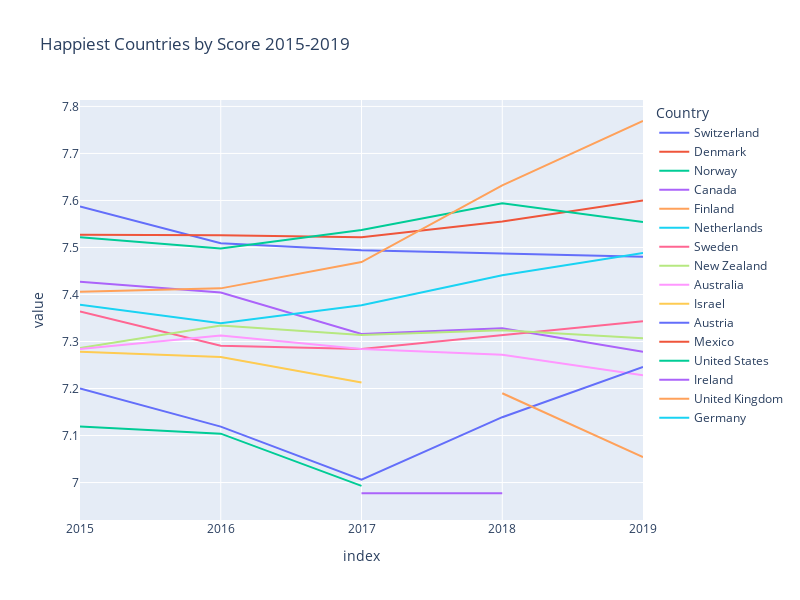

This figure's notebook cell:
### Code cell
px.line(WH_2015_2019,
        y=WH_2015_2019.columns,
        labels={'x':'Year','y':'Happiness Score'},
        title="Happiest Countries by Score 2015-2019",
        width=800,
        height=600
       )

### Figure 1 — Plotly figure (JSON) as saved in the notebook; plotly's stock layout.template omitted (floating-point values rounded to 4 significant figures)
{"data": [{"hovertemplate": "Country=Switzerland<br>index=%{x}<br>value=%{y}<extra></extra>", "legendgroup": "Switzerland", "line": {"color": "#636efa", "dash": "solid"}, "marker": {"symbol": "circle"}, "mode": "lines", "name": "Switzerland", "orientation": "v", "showlegend": true, "type": "scatter", "x": ["2015", "2016", "2017", "2018", "2019"], "xaxis": "x", "y": [7.587, 7.509, 7.494, 7.487, 7.48], "yaxis": "y"}, {"hovertemplate": "Country=Denmark<br>index=%{x}<br>value=%{y}<extra></extra>", "legendgroup": "Denmark", "line": {"color": "#EF553B", "dash": "solid"}, "marker": {"symbol": "circle"}, "mode": "lines", "name": "Denmark", "orientation": "v", "showlegend": true, "type": "scatter", "x": ["2015", "2016", "2017", "2018", "2019"], "xaxis": "x", "y": [7.527, 7.526, 7.522, 7.555, 7.6], "yaxis": "y"}, {"hovertemplate": "Country=Norway<br>index=%{x}<br>value=%{y}<extra></extra>", "legendgroup": "Norway", "line": {"color": "#00cc96", "dash": "solid"}, "marker": {"symbol": "circle"}, "mode": "lines", "name": "Norway", "orientation": "v", "showlegend": true, "type": "scatter", "x": ["2015", "2016", "2017", "2018", "2019"], "xaxis": "x", "y": [7.522, 7.498, 7.537, 7.594, 7.554], "yaxis": "y"}, {"hovertemplate": "Country=Canada<br>index=%{x}<br>value=%{y}<extra></extra>", "legendgroup": "Canada", "line": {"color": "#ab63fa", "dash": "solid"}, "marker": {"symbol": "circle"}, "mode": "lines", "name": "Canada", "orientation": "v", "showlegend": true, "type": "scatter", "x": ["2015", "2016", "2017", "2018", "2019"], "xaxis": "x", "y": [7.427, 7.404, 7.316, 7.328, 7.278], "yaxis": "y"}, {"hovertemplate": "Country=Finland<br>index=%{x}<br>value=%{y}<extra></extra>", "legendgroup": "Finland", "line": {"color": "#FFA15A", "dash": "solid"}, "marker": {"symbol": "circle"}, "mode": "lines", "name": "Finland", "orientation": "v", "showlegend": true, "type": "scatter", "x": ["2015", "2016", "2017", "2018", "2019"], "xaxis": "x", "y": [7.406, 7.413, 7.469, 7.632, 7.769], "yaxis": "y"}, {"hovertemplate": "Country=Netherlands<br>index=%{x}<br>value=%{y}<extra></extra>", "legendgroup": "Netherlands", "line": {"color": "#19d3f3", "dash": "solid"}, "marker": {"symbol": "circle"}, "mode": "lines", "name": "Netherlands", "orientation": "v", "showlegend": true, "type": "scatter", "x": ["2015", "2016", "2017", "2018", "2019"], "xaxis": "x", "y": [7.378, 7.339, 7.377, 7.441, 7.488], "yaxis": "y"}, {"hovertemplate": "Country=Sweden<br>index=%{x}<br>value=%{y}<extra></extra>", "legendgroup": "Sweden", "line": {"color": "#FF6692", "dash": "solid"}, "marker": {"symbol": "circle"}, "mode": "lines", "name": "Sweden", "orientation": "v", "showlegend": true, "type": "scatter", "x": ["2015", "2016", "2017", "2018", "2019"], "xaxis": "x", "y": [7.364, 7.291, 7.284, 7.314, 7.343], "yaxis": "y"}, {"hovertemplate": "Country=New Zealand<br>index=%{x}<br>value=%{y}<extra></extra>", "legendgroup": "New Zealand", "line": {"color": "#B6E880", "dash": "solid"}, "marker": {"symbol": "circle"}, "mode": "lines", "name": "New Zealand", "orientation": "v", "showlegend": true, "type": "scatter", "x": ["2015", "2016", "2017", "2018", "2019"], "xaxis": "x", "y": [7.286, 7.334, 7.314, 7.324, 7.307], "yaxis": "y"}, {"hovertemplate": "Country=Australia<br>index=%{x}<br>value=%{y}<extra></extra>", "legendgroup": "Australia", "line": {"color": "#FF97FF", "dash": "solid"}, "marker": {"symbol": "circle"}, "mode": "lines", "name": "Australia", "orientation": "v", "showlegend": true, "type": "scatter", "x": ["2015", "2016", "2017", "2018", "2019"], "xaxis": "x", "y": [7.284, 7.313, 7.284, 7.272, 7.228], "yaxis": "y"}, {"hovertemplate": "Country=Israel<br>index=%{x}<br>value=%{y}<extra></extra>", "legendgroup": "Israel", "line": {"color": "#FECB52", "dash": "solid"}, "marker": {"symbol": "circle"}, "mode": "lines", "name": "Israel", "orientation": "v", "showlegend": true, "type": "scatter", "x": ["2015", "2016", "2017", "2018", "2019"], "xaxis": "x", "y": [7.278, 7.267, 7.213, null, 7.139], "yaxis": "y"}, {"hovertemplate": "Country=Austria<br>index=%{x}<br>value=%{y}<extra></extra>", "legendgroup": "Austria", "line": {"color": "#636efa", "dash": "solid"}, "marker": {"symbol": "circle"}, "mode": "lines", "name": "Austria", "orientation": "v", "showlegend": true, "type": "scatter", "x": ["2015", "2016", "2017", "2018", "2019"], "xaxis": "x", "y": [7.2, 7.119, 7.006, 7.139, 7.246], "yaxis": "y"}, {"hovertemplate": "Country=Mexico<br>index=%{x}<br>value=%{y}<extra></extra>", "legendgroup": "Mexico", "line": {"color": "#EF553B", "dash": "solid"}, "marker": {"symbol": "circle"}, "mode": "lines", "name": "Mexico", "orientation": "v", "showlegend": true, "type": "scatter", "x": ["2015", "2016", "2017", "2018", "2019"], "xaxis": "x", "y": [7.187, null, null, null, null], "yaxis": "y"}, {"hovertemplate": "Country=United States<br>index=%{x}<br>value=%{y}<extra></extra>", "legendgroup": "United States", "line": {"color": "#00cc96", "dash": "solid"}, "marker": {"symbol": "circle"}, "mode": "lines", "name": "United States", "orientation": "v", "showlegend": true, "type": "scatter", "x": ["2015", "2016", "2017", "2018", "2019"], "xaxis": "x", "y": [7.119, 7.104, 6.993, null, null], "yaxis": "y"}, {"hovertemplate": "Country=Ireland<br>index=%{x}<br>value=%{y}<extra></extra>", "legendgroup": "Ireland", "line": {"color": "#ab63fa", "dash": "solid"}, "marker": {"symbol": "circle"}, "mode": "lines", "name": "Ireland", "orientation": "v", "showlegend": true, "type": "scatter", "x": ["2015", "2016", "2017", "2018", "2019"], "xaxis": "x", "y": [null, null, 6.977, 6.977, null], "yaxis": "y"}, {"hovertemplate": "Country=United Kingdom<br>index=%{x}<br>value=%{y}<extra></extra>", "legendgroup": "United Kingdom", "line": {"color": "#FFA15A", "dash": "solid"}, "marker": {"symbol": "circle"}, "mode": "lines", "name": "United Kingdom", "orientation": "v", "showlegend": true, "type": "scatter", "x": ["2015", "2016", "2017", "2018", "2019"], "xaxis": "x", "y": [null, null, null, 7.19, 7.054], "yaxis": "y"}, {"hovertemplate": "Country=Germany<br>index=%{x}<br>value=%{y}<extra></extra>", "legendgroup": "Germany", "line": {"color": "#19d3f3", "dash": "solid"}, "marker": {"symbol": "circle"}, "mode": "lines", "name": "Germany", "orientation": "v", "showlegend": true, "type": "scatter", "x": ["2015", "2016", "2017", "2018", "2019"], "xaxis": "x", "y": [null, null, null, 6.965, null], "yaxis": "y"}], "layout": {"height": 600, "legend": {"title": {"text": "Country"}, "tracegroupgap": 0}, "title": {"text": "Happiest Countries by Score 2015-2019"}, "width": 800, "xaxis": {"anchor": "y", "autorange": true, "domain": [0, 1], "range": [0, 4], "title": {"text": "index"}, "type": "category"}, "yaxis": {"anchor": "x", "autorange": true, "domain": [0, 1], "range": [6.92, 7.814], "title": {"text": "value"}, "type": "linear"}}}
